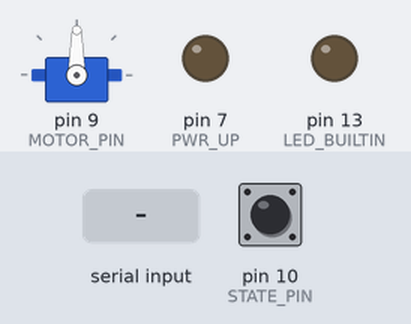
Simulated run of this sketch. Board: Arduino Uno, built with avr-gcc and run on an emulated ATmega328P. Parts: servo, output pins drawn as LEDs (lit = HIGH). The inputs (shaded band) are chosen by the test bench; at power-on: pin 10 (STATE_PIN) HIGH. What the sketch prints to the serial monitor is not drawn.

Above: at 3.7 s.
3.8 s: "+QTONEDET:\n" received over Serial
At 4.9 s:
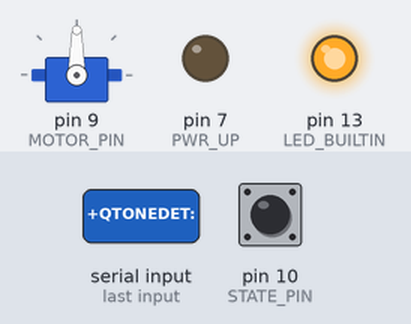
5.3 s: "+QPRESBG:\n" received over Serial
At 6.1 s:
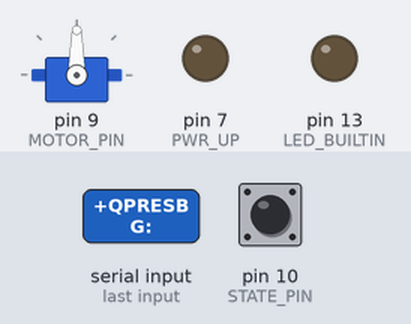
Timing chart, 0 to 8.3 s (numbered marks = the images above; inputs shaded):
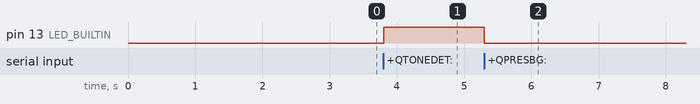

The sketch:

DoorOpener.ino
```cpp
#include <SoftwareSerial.h>
#include <Servo.h>


#define MOTOR_PIN    9
#define PWR_UP    7
#define STATE_PIN 10


Servo myservo;

String inputString = "";
boolean stringComplete = false;
boolean ledState=0;
boolean soundPlaying=false;

String s;

String pass="";

void setup()
{
  pinMode(LED_BUILTIN, OUTPUT);
  digitalWrite(LED_BUILTIN, LOW);

  pinMode(STATE_PIN, INPUT);
  pinMode(PWR_UP, OUTPUT);

  if(!digitalRead(STATE_PIN))
  {
    digitalWrite(PWR_UP, LOW);
    delay(100);
    digitalWrite(PWR_UP, HIGH);
    delay(2000);
    digitalWrite(PWR_UP, LOW);
    delay(5000);
  }


Serial.begin(115200);
myservo.attach(MOTOR_PIN);

inputString.reserve(200);

Serial.println("AT");
delay(500);
Serial.println("AT+QTONEDET=4,1,3,3,65536");
delay(500);
Serial.println("AT+QTONEDET=1");
delay(500);
Serial.println("AT+QSFR=7");
delay(500);
Serial.println("AT+QTDMOD=1,0");
delay(500);

digitalWrite(LED_BUILTIN, LOW);
}

void loop()
{

}

void serialEvent() {


  while (Serial.available()) {
    // get the new byte:
    char inChar = (char)Serial.read();
    // add it to the inputString:
    inputString += inChar;
    // if the incoming character is a newline, set a flag
    // so the main loop can do something about it:
    if (inChar == '\n') {

      if(inputString.indexOf("RING")>-1)
      {
        Serial.println("ATA");
        delay(500);
        soundPlaying=true;
        Serial.println("AT+QPRESBG=1,2,6,7,1");
        pass="";
      }
      else if(inputString.indexOf("+QPRESBG:")>-1)
      {
        digitalWrite(LED_BUILTIN, LOW);
        soundPlaying=false;
      }
      else if(inputString.indexOf("+QTONEDET:")>-1)
      {
        digitalWrite(LED_BUILTIN, HIGH);
        if(!soundPlaying)
        {
          if(inputString.indexOf("49")>-1)
          {

             pass+="1";
          }
          else if(inputString.indexOf("50")>-1)
          {
             pass+="2";
          }
          else if(inputString.indexOf("51")>-1)
          {
             pass+="3";
          }
          else if(inputString.indexOf("52")>-1)
          {
             pass+="4";
          }
          else if(inputString.indexOf("53")>-1)
          {
             pass+="5";
          }
          else if(inputString.indexOf("54")>-1)
          {
             pass+="6";
          }
          else if(inputString.indexOf("55")>-1)
          {
             pass+="7";
          }
          else if(inputString.indexOf("35")>-1)
          {

             if(pass=="3214")
             {
                Serial.println("AT+QPRESBG=1,1,6,7,1");
                myservo.write(30);
                delay(500);
                myservo.write(120);
                delay(500);
                myservo.write(30);
             }
             else
             {
              Serial.println("AT+QPRESBG=1,3,6,7,1");
             }
             pass="";
          }
        }
      }

      inputString="";
    }
  }
}
```

Measured:
- after the input at 3.8 s, pin 13 (LED_BUILTIN): LOW → HIGH at once
- after the input at 5.3 s, pin 13 (LED_BUILTIN): HIGH → LOW at once
